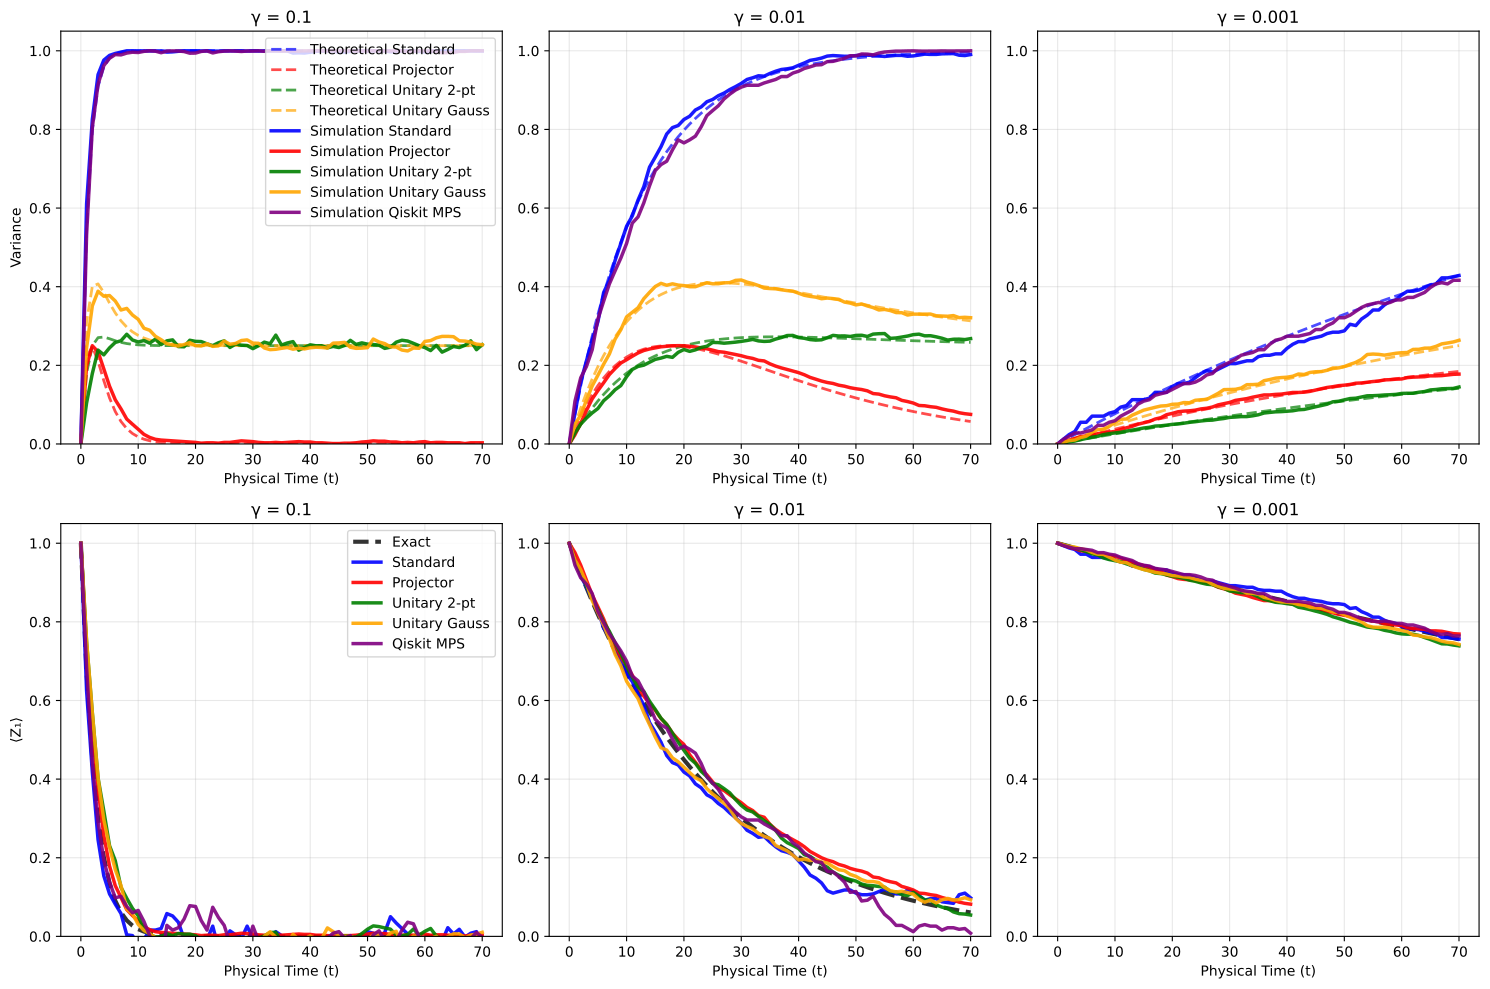

Here is the Python script that generated this plot:
#!/usr/bin/env python3
"""
Gamma Sweep Variance Study for Nature Physics Publication

This script runs the theoretical variance comparison experiment across three different
gamma values (0.1, 0.01, 0.001) and creates publication-quality plots showing both
variance and mean expectation values for all simulation methods.

Author: Generated for MQT-YAQS project
"""

import numpy as np
import matplotlib.pyplot as plt
import matplotlib as mpl
from typing import Dict, List, Tuple
import sys
import os
import pickle
from datetime import datetime

# Add current directory to path for imports
_HERE = os.path.dirname(os.path.abspath(__file__))
sys.path.insert(0, _HERE)

from worker_functions.qiskit_simulators import run_qiskit_exact, run_qiskit_mps
from worker_functions.yaqs_simulator import run_yaqs, build_noise_models
from worker_functions.circuits import build_basis_noncommuting
from theoretical_variance_comparison import theoretical_variance_formulas
from qiskit_aer.noise import NoiseModel as QiskitNoiseModel, PauliLindbladError
from qiskit.quantum_info import Pauli

def build_qiskit_noise_model(gamma: float) -> QiskitNoiseModel:
    """Build Qiskit noise model for the 2-qubit system."""
    noise_model = QiskitNoiseModel()
    # Pauli-X error with rate gamma on both qubits and crosstalk
    x_error = PauliLindbladError([Pauli("XX"), Pauli("IX"), Pauli("XI")], [gamma, gamma, gamma])
    noise_model.add_all_qubit_quantum_error(x_error, ["rxx"]) 
    return noise_model

# Use basic matplotlib styling
plt.style.use('default')

def run_gamma_sweep_experiment(gamma_values: List[float], L: int = 2, 
                              num_layers: int = 70, num_traj: int = 1000) -> Dict:
    """
    Run the variance experiment across multiple gamma values.
    
    Args:
        gamma_values: List of gamma values to test
        L: Number of qubits
        num_layers: Number of circuit layers
        num_traj: Number of trajectories for stochastic methods
        
    Returns:
        Dictionary containing results for each gamma value
    """
    results = {}
    
    for gamma in gamma_values:
        print(f"\n{'='*60}")
        print(f"Running experiment for γ = {gamma}")
        print(f"{'='*60}")
        
        # Build circuit and noise models
        from qiskit import QuantumCircuit
        basis_circuit = QuantumCircuit(L)
        basis_circuit.rxx(0.0, 0, 1)  # Identity circuit with RXX gate
        
        processes = [
            {"name": "pauli_x", "sites": [0], "strength": gamma},
            {"name": "crosstalk_xx", "sites": [0, 1], "strength": gamma},
            {"name": "pauli_x", "sites": [1], "strength": gamma}
        ]
        yaqs_noise_models = build_noise_models(processes)
        qiskit_noise_model = build_qiskit_noise_model(gamma)
        
        # Physical times
        t_layers = np.arange(num_layers + 1, dtype=float)
        
        # Storage for results
        simulation_vars = {}
        simulation_expectations = {}
        
        # Run YAQS simulations
        print("Running YAQS simulations...")
        method_names = ["standard", "projector", "unitary_2pt", "unitary_gauss"]
        for i, (method, yaqs_noise_model) in enumerate(zip(method_names, yaqs_noise_models)):
            print(f"  {method}...")
            exp_vals, _, vars = run_yaqs(basis_circuit, L, num_layers, yaqs_noise_model, num_traj=num_traj)
            simulation_vars[method] = vars
            simulation_expectations[method] = exp_vals
        
        # Run Qiskit simulations
        print("Running Qiskit simulations...")
        # Exact simulation as reference
        exp_vals_exact, _ = run_qiskit_exact(L, num_layers, basis_circuit, qiskit_noise_model)
        simulation_expectations["exact"] = exp_vals_exact
        
        # MPS simulation
        exp_vals, _, vars = run_qiskit_mps(L, num_layers, basis_circuit, qiskit_noise_model, num_traj=num_traj)
        simulation_vars["qiskit"] = vars
        simulation_expectations["qiskit_mps"] = exp_vals
        
        # Compute theoretical variances
        theoretical_vars = theoretical_variance_formulas(t_layers, gamma)
        
        # Store results
        results[gamma] = {
            't_layers': t_layers,
            'simulation_vars': simulation_vars,
            'simulation_expectations': simulation_expectations,
            'theoretical_vars': theoretical_vars
        }
        
        print(f"Completed γ = {gamma}")
    
    return results

def create_publication_plots(results: Dict, gamma_values: List[float], 
                           save_path: str = "gamma_sweep_variance_study.pdf") -> None:
    """
    Create basic plots for the gamma sweep experiment.
    
    Args:
        results: Results dictionary from run_gamma_sweep_experiment
        gamma_values: List of gamma values tested
        save_path: Path to save the plot
    """
    # Define colors and styles for different methods
    method_colors = {
        'exact': 'black',
        'standard': 'blue',
        'projector': 'red', 
        'unitary_2pt': 'green',
        'unitary_gauss': 'orange',
        'qiskit_mps': 'purple'
    }
    
    method_styles = {
        'exact': '--',
        'standard': '-',
        'projector': '-',
        'unitary_2pt': '-',
        'unitary_gauss': '-',
        'qiskit_mps': '-'
    }
    
    method_labels = {
        'exact': 'Exact',
        'standard': 'Standard',
        'projector': 'Projector',
        'unitary_2pt': 'Unitary 2-pt',
        'unitary_gauss': 'Unitary Gauss',
        'qiskit_mps': 'Qiskit MPS'
    }
    
    # Create figure with 2 rows, 3 columns
    fig, axes = plt.subplots(2, 3, figsize=(15, 10))
    
    # Plot variance (top row)
    for col, gamma in enumerate(gamma_values):
        ax = axes[0, col]
        data = results[gamma]
        t_layers = data['t_layers']
        simulation_vars = data['simulation_vars']
        theoretical_vars = data['theoretical_vars']
        
        # Plot theoretical variances
        for method, theoretical_var in theoretical_vars.items():
            if method in method_colors:
                ax.plot(t_layers, theoretical_var, '--', 
                       color=method_colors[method], linewidth=2, alpha=0.7,
                       label=f"Theoretical {method_labels[method]}")
        
        # Plot simulation variances (Qubit 1 only)
        for method, sim_vars in simulation_vars.items():
            # Map 'qiskit' to 'qiskit_mps' for consistency
            plot_method = 'qiskit_mps' if method == 'qiskit' else method
            if plot_method in method_colors:
                # Handle 2D arrays (qubits × time) - show qubit 1
                if hasattr(sim_vars, 'shape') and len(sim_vars.shape) == 2:
                    sim_vars_1d = sim_vars[1, :]  # Qubit 1
                else:
                    sim_vars_1d = sim_vars
                
                ax.plot(t_layers, sim_vars_1d, method_styles[plot_method], 
                       color=method_colors[plot_method], linewidth=2.5, alpha=0.9,
                       label=f"Simulation {method_labels[plot_method]}")
        
        ax.set_title(f'γ = {gamma}')
        ax.set_xlabel('Physical Time (t)')
        if col == 0:
            ax.set_ylabel('Variance')
        ax.grid(True, alpha=0.3)
        ax.set_ylim(0, 1.05)
        
        # Add legend only to the first subplot
        if col == 0:
            ax.legend(loc='upper right')
    
    # Plot mean expectation values (bottom row)
    for col, gamma in enumerate(gamma_values):
        ax = axes[1, col]
        data = results[gamma]
        t_layers = data['t_layers']
        simulation_expectations = data['simulation_expectations']
        
        # Plot exact simulation as reference
        if 'exact' in simulation_expectations:
            exact_exp = simulation_expectations['exact']
            if hasattr(exact_exp, 'shape') and len(exact_exp.shape) == 2:
                exact_exp_1 = exact_exp[1, :]  # Qubit 1
            else:
                exact_exp_1 = exact_exp
            
            # Add initial state (t=0) with expectation value 1.0 for |0⟩ state
            if len(exact_exp_1) == len(t_layers) - 1:
                exact_exp_with_init = np.concatenate([[1.0], exact_exp_1])
            else:
                exact_exp_with_init = exact_exp_1
                
            ax.plot(t_layers, exact_exp_with_init, method_styles['exact'], 
                   color=method_colors['exact'], linewidth=3, alpha=0.8,
                   label=method_labels['exact'])
        
        # Plot simulation expectations (Qubit 1 only)
        for method, exp_vals in simulation_expectations.items():
            if method == 'exact':  # Skip exact as it's already plotted
                continue
            if method in method_colors:
                # Handle 2D arrays (qubits × time) - show qubit 1
                if hasattr(exp_vals, 'shape') and len(exp_vals.shape) == 2:
                    exp_vals_1d = exp_vals[1, :]  # Qubit 1
                else:
                    exp_vals_1d = exp_vals
                
                # Add initial state (t=0) with expectation value 1.0 for |0⟩ state
                if len(exp_vals_1d) == len(t_layers) - 1:
                    exp_vals_with_init = np.concatenate([[1.0], exp_vals_1d])
                else:
                    exp_vals_with_init = exp_vals_1d
                    
                ax.plot(t_layers, exp_vals_with_init, method_styles[method], 
                       color=method_colors[method], linewidth=2.5, alpha=0.9,
                       label=method_labels[method])
        
        ax.set_title(f'γ = {gamma}')
        ax.set_xlabel('Physical Time (t)')
        if col == 0:
            ax.set_ylabel('⟨Z₁⟩')
        ax.grid(True, alpha=0.3)
        ax.set_ylim(0, 1.05)
        
        # Add legend only to the first subplot
        if col == 0:
            ax.legend(loc='upper right')
    
    # Adjust layout and save
    plt.tight_layout()
    
    # Save the plot
    #plt.savefig(save_path, format='pdf', dpi=300, bbox_inches='tight')
    # print(f"Plot saved as {save_path}")
    
    # Also save as PNG for quick viewing
    png_path = save_path.replace('.pdf', '.png')
    plt.savefig(png_path, format='png', dpi=300, bbox_inches='tight')
    print(f"Plot also saved as {png_path}")
    
    plt.show()

def save_results_to_pickle(results: Dict, gamma_values: List[float], 
                          filename: str = None) -> str:
    """
    Save the simulation results to a pickle file.
    
    Args:
        results: Results dictionary from run_gamma_sweep_experiment
        gamma_values: List of gamma values tested
        filename: Optional filename. If None, generates timestamped filename
        
    Returns:
        The filename used for saving
    """
    if filename is None:
        timestamp = datetime.now().strftime("%Y%m%d_%H%M%S")
        filename = f"gamma_sweep_results_{timestamp}.pkl"
    
    # Create metadata
    metadata = {
        'timestamp': datetime.now().isoformat(),
        'gamma_values': gamma_values,
        'num_traj': results[gamma_values[0]]['simulation_vars']['standard'].shape[0] if 'standard' in results[gamma_values[0]]['simulation_vars'] else 0,
        'num_layers': len(results[gamma_values[0]]['t_layers']) - 1,
        'num_qubits': 2
    }
    
    # Combine results and metadata
    save_data = {
        'metadata': metadata,
        'results': results
    }
    
    # Save to pickle file
    with open(filename, 'wb') as f:
        pickle.dump(save_data, f)
    
    print(f"Results saved to {filename}")
    return filename

def load_results_from_pickle(filename: str) -> Tuple[Dict, List[float], Dict]:
    """
    Load simulation results from a pickle file.
    
    Args:
        filename: Path to the pickle file
        
    Returns:
        Tuple of (results, gamma_values, metadata)
    """
    with open(filename, 'rb') as f:
        save_data = pickle.load(f)
    
    metadata = save_data['metadata']
    results = save_data['results']
    gamma_values = metadata['gamma_values']
    
    print(f"Results loaded from {filename}")
    print(f"  Timestamp: {metadata['timestamp']}")
    print(f"  Gamma values: {gamma_values}")
    print(f"  Trajectories: {metadata['num_traj']}")
    print(f"  Layers: {metadata['num_layers']}")
    print(f"  Qubits: {metadata['num_qubits']}")
    
    return results, gamma_values, metadata

def print_summary_statistics(results: Dict, gamma_values: List[float]) -> None:
    """
    Print summary statistics for the gamma sweep experiment.
    
    Args:
        results: Results dictionary from run_gamma_sweep_experiment
        gamma_values: List of gamma values tested
    """
    print("\n" + "="*80)
    print("SUMMARY STATISTICS")
    print("="*80)
    
    for gamma in gamma_values:
        print(f"\nγ = {gamma}:")
        data = results[gamma]
        simulation_vars = data['simulation_vars']
        simulation_expectations = data['simulation_expectations']
        
        print("  Final Variance (t=70) - Qubit 1:")
        for method, sim_vars in simulation_vars.items():
            if hasattr(sim_vars, 'shape') and len(sim_vars.shape) == 2:
                final_var = sim_vars[1, -1]  # Qubit 1, final time
            else:
                final_var = sim_vars[-1]
            print(f"    {method:15s}: {final_var:.6f}")
        
        print("\n  Final Approximation Error (t=70) - Qubit 1:")
        if 'exact' in simulation_expectations:
            exact_exp = simulation_expectations['exact']
            if hasattr(exact_exp, 'shape') and len(exact_exp.shape) == 2:
                exact_final = exact_exp[1, -1]  # Qubit 1, final time
            else:
                exact_final = exact_exp[-1]
            
            for method, exp_vals in simulation_expectations.items():
                if method == 'exact':
                    continue
                if hasattr(exp_vals, 'shape') and len(exp_vals.shape) == 2:
                    sim_final = exp_vals[1, -1]  # Qubit 1, final time
                else:
                    sim_final = exp_vals[-1]
                
                error = abs(sim_final - exact_final)
                print(f"    {method:15s}: {error:.6f}")
        
        print("\n  Mean Squared Error (MSE) - Qubit 1:")
        if 'exact' in simulation_expectations:
            exact_exp = simulation_expectations['exact']
            if hasattr(exact_exp, 'shape') and len(exact_exp.shape) == 2:
                exact_vals = exact_exp[1, :]  # Qubit 1, all times
            else:
                exact_vals = exact_exp
            
            for method, exp_vals in simulation_expectations.items():
                if method == 'exact':
                    continue
                if hasattr(exp_vals, 'shape') and len(exp_vals.shape) == 2:
                    sim_vals = exp_vals[1, :]  # Qubit 1, all times
                else:
                    sim_vals = exp_vals
                
                # Ensure same length
                min_len = min(len(exact_vals), len(sim_vals))
                mse = np.mean((exact_vals[:min_len] - sim_vals[:min_len])**2)
                print(f"    {method:15s}: {mse:.6f}")

def main():
    """Main function to run the gamma sweep variance study."""
    import argparse
    
    parser = argparse.ArgumentParser(description='Gamma Sweep Variance Study for Nature Physics')
    parser.add_argument('--load', type=str, help='Load results from pickle file instead of running new simulation')
    parser.add_argument('--save-only', action='store_true', help='Only save results, skip plotting')
    args = parser.parse_args()
    
    print("Gamma Sweep Variance Study for Nature Physics")
    print("=" * 50)
    
    if args.load:
        # Load existing results
        print(f"Loading results from {args.load}")
        results, gamma_values, metadata = load_results_from_pickle(args.load)
    else:
        # Run new experiment
        gamma_values = [0.1, 0.01, 0.001]
        L = 2
        num_layers = 70
        num_traj = 1000
        
        print(f"Parameters:")
        print(f"  Gamma values: {gamma_values}")
        print(f"  Qubits: {L}")
        print(f"  Layers: {num_layers}")
        print(f"  Trajectories: {num_traj}")
        
        # Run experiment
        results = run_gamma_sweep_experiment(gamma_values, L, num_layers, num_traj)
        
        # Save results to pickle file
        pickle_filename = save_results_to_pickle(results, gamma_values)
        print(f"Data saved to: {pickle_filename}")
    
    if not args.save_only:
        # Create plots
        create_publication_plots(results, gamma_values)
        
        # Print summary
        print_summary_statistics(results, gamma_values)
    
    print(f"\nExperiment completed successfully!")
    if not args.load:
        print(f"To reload data later, use:")
        print(f"  python3 gamma_sweep_variance_study.py --load {pickle_filename}")

if __name__ == "__main__":
    main()
